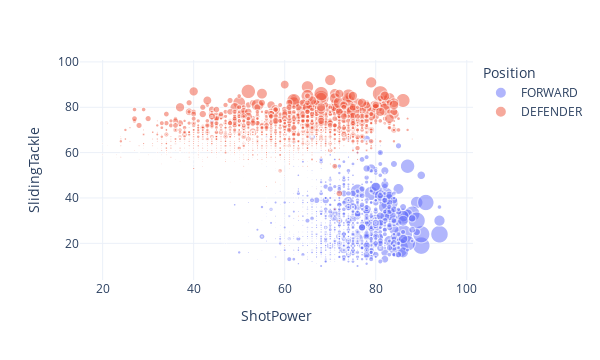

The notebook cell this image was saved under:
### Code cell
df.query('Position =="FORWARD" or Position =="DEFENDER"')\
.plot.scatter(
    x='ShotPower',y='SlidingTackle',
    color='Position',
    size='Wage',
    opacity=0.5,
    width=600,
    hover_data=['Name','Age']
)

### Figure 1 — Plotly figure (JSON) as saved in the notebook; plotly's stock layout.template omitted (floating-point values rounded to 4 significant figures; data arrays with more than 128 entries replaced by an {"elided": "..."} marker saying what was removed)
{"data": [{"customdata": {"elided": "1148x2 mixed values"}, "hovertemplate": "Position=FORWARD<br>ShotPower=%{x}<br>SlidingTackle=%{y}<br>Wage=%{marker.size}<br>Name=%{customdata[0]}<br>Age=%{customdata[1]}<extra></extra>", "legendgroup": "FORWARD", "marker": {"color": "#636efa", "opacity": 0.5, "size": {"elided": "1148 int values"}, "sizemode": "area", "sizeref": 875, "symbol": "circle"}, "mode": "markers", "name": "FORWARD", "showlegend": true, "type": "scattergl", "x": {"elided": "1148 int values"}, "xaxis": "x", "y": {"elided": "1148 int values"}, "yaxis": "y"}, {"customdata": {"elided": "2150x2 mixed values"}, "hovertemplate": "Position=DEFENDER<br>ShotPower=%{x}<br>SlidingTackle=%{y}<br>Wage=%{marker.size}<br>Name=%{customdata[0]}<br>Age=%{customdata[1]}<extra></extra>", "legendgroup": "DEFENDER", "marker": {"color": "#EF553B", "opacity": 0.5, "size": {"elided": "2150 int values"}, "sizemode": "area", "sizeref": 875, "symbol": "circle"}, "mode": "markers", "name": "DEFENDER", "showlegend": true, "type": "scattergl", "x": {"elided": "2150 int values"}, "xaxis": "x", "y": {"elided": "2150 int values"}, "yaxis": "y"}], "layout": {"height": 360, "legend": {"itemsizing": "constant", "title": {"text": "Position"}, "tracegroupgap": 0}, "margin": {"t": 60}, "width": 600, "xaxis": {"anchor": "y", "autorange": true, "domain": [0, 1], "range": [15.01, 101.4], "title": {"text": "ShotPower"}, "type": "linear"}, "yaxis": {"anchor": "x", "autorange": true, "domain": [0, 1], "range": [3.826, 100.8], "title": {"text": "SlidingTackle"}, "type": "linear"}}}
